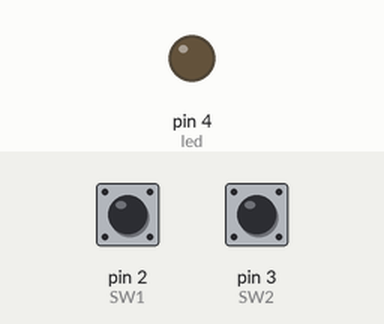
Simulated run of this sketch. Board: Arduino Uno, built with avr-gcc and run on an emulated ATmega328P. Shown: output pins drawn as LEDs (lit = HIGH). The test bench sets the inputs (shaded band); at power-on: pin 2 (SW1) LOW, pin 3 (SW2) LOW.

Above: at 1.2 s.
1.3 s: pin 2 (SW1) pulled HIGH for 0.15 s
At 1.8 s:
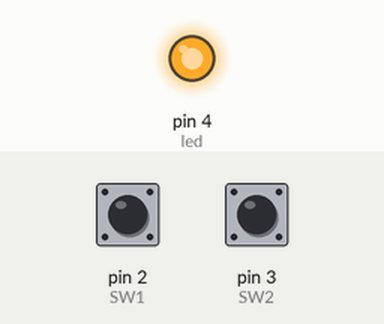
2.9 s: pin 3 (SW2) pulled HIGH for 0.15 s
At 4.1 s:
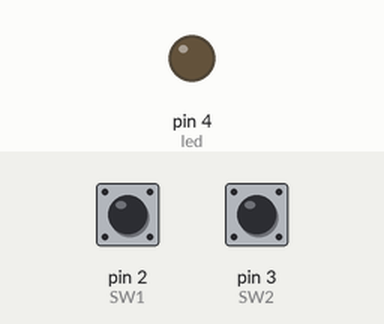
4.5 s: pin 2 (SW1) pulled HIGH for 1 s
At 5.4 s:
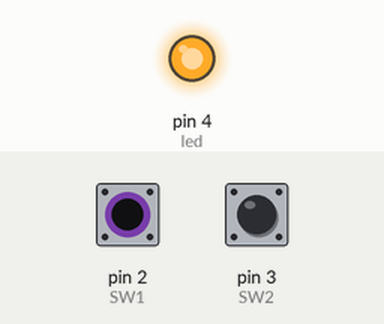
Timing chart, 0 to 7.5 s (numbered marks = the images above; inputs shaded):
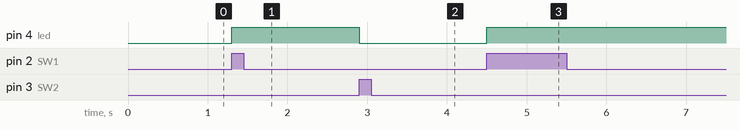

The sketch:

Labo1_Oefening3_Nicholas.ino
```cpp
int led = 4;
int SW1 = 2;
int SW2 = 3;
bool aan,af;

void setup() {
  // put your setup code here, to run once:
  pinMode(led,OUTPUT);
  pinMode(SW1,INPUT);
  pinMode(SW2,INPUT);

}

void loop() {
  // put your main code here, to run repeatedly:

  aan = digitalRead(SW1);
  af= digitalRead(SW2);

  if(aan)
  {
    digitalWrite(led,HIGH);
  }
  if(af)
  {
    digitalWrite(led,LOW);
  }

}
```

Measured:
- after the input at 1.3 s, pin 4 (led): LOW → HIGH at once
- after the input at 2.9 s, pin 4 (led): HIGH → LOW at once
- after the input at 4.5 s, pin 4 (led): LOW → HIGH at once
